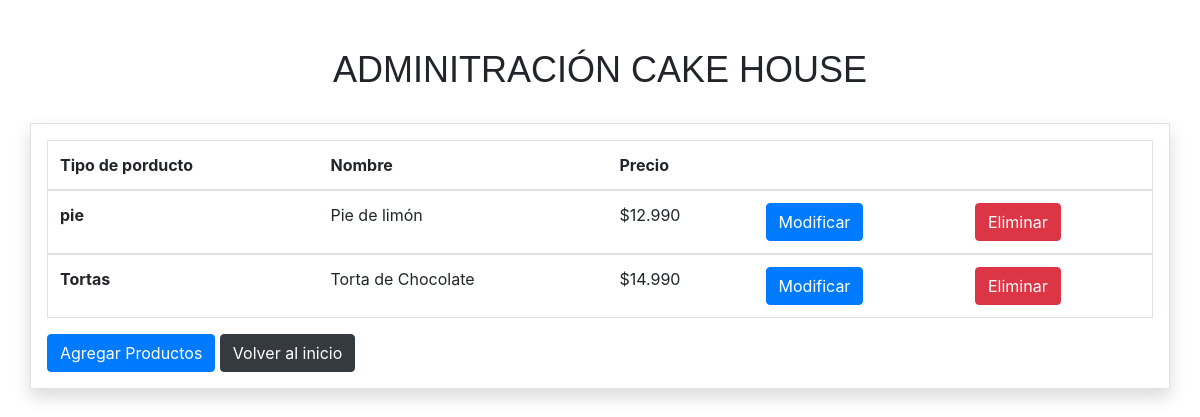
The page /productos/administracion on the database as committed earlier.
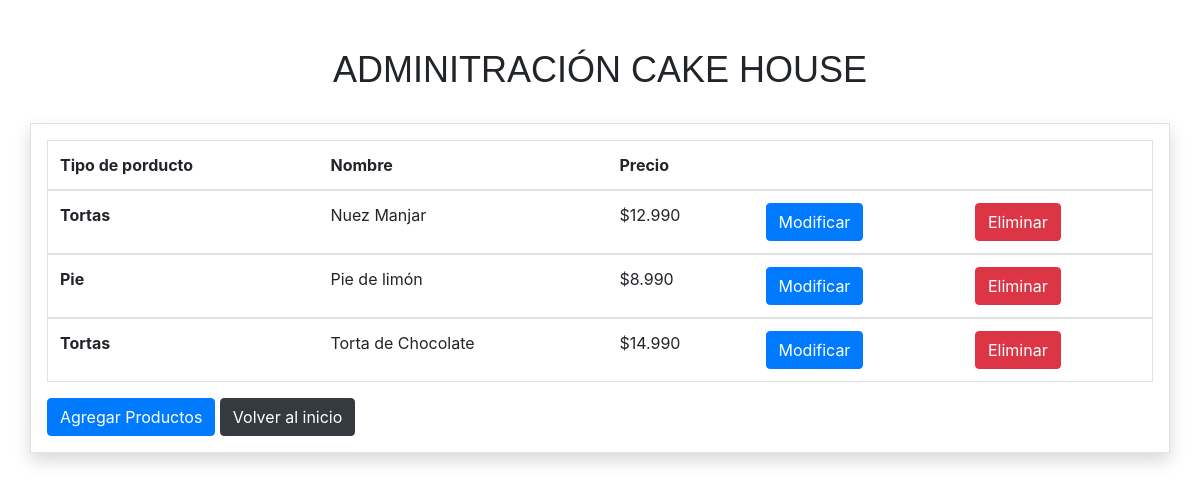
The same page on the database as committed later.
### productos/models.py (models this page shows, shortened)
class Producto(models.Model):
    tipo_producto = models.ForeignKey(Tipo_producto, on_delete=models.CASCADE)
    nombre= models.CharField(max_length=100,default='')
    precio = models.IntegerField(default=0)
    descripcion= models.CharField(max_length=600,default='')
    imagen = models.ImageField(upload_to="porductos", null= True)
    class Meta:
        permissions = (
            ('gerente', _('Es gerente')),
            ('cliente', _('Es cliente')),
        )

class Tipo_producto(models.Model):
    nombre = models.CharField(max_length=100,default='')
    def __str__(self):
        return self.nombre

### productos/views.py (the view)
# urls.py: path('administracion',views.administracion,name='administracion'),
def administracion(request):
    listado_clientes =Producto.objects.all()
    clientes ={'listado_clientes':listado_clientes }
    return render(request, 'productos/administracion.html',clientes)

### productos/templates/productos/administracion.html (shortened to what this page needs)
<!doctype html>
<html lang="en">
  <head>
    {% load static %}
    <link rel="stylesheet" type="text/css" href="{% static 'productos/css/bootstrap.min.css'%}">
  </head>
  <body>
    <h3 style="margin-top: 3rem; text-align: center; font-size: 36px;font-family:Impact, Haettenschweiler, 'Arial Narrow Bold', sans-serif ;" >ADMINITRACIÓN CAKE HOUSE</h3>
    <div class="container border shadow p-3 mb-5" style="margin-top:2rem;">
        <table class="table table-hover table-responsive-sm border">
            <thead>
              <tr>
                <th scope="col">Tipo de porducto</th>
                <th scope="col">Nombre</th>
                <th scope="col">Precio</th>
                <th></th>
                <th></th>
              </tr>
            </thead>
            <tbody>
    {%load humanize%}
            {%for p in listado_clientes %}
              <tr>
                <th scope="row">{{p.tipo_producto}}</th>
                <td>{{p.nombre}}</td>
                <td>${{p.precio|intcomma}}</td>
                <td><a href="{%url 'productos:modificar' p.id %}" type="button" class="btn btn-primary">Modificar</a></td>
                <td><a href="{%url 'productos:eliminar' p.id %}"type="button"  class="btn btn-danger">Eliminar</a></td>
              </tr>
            </tbody>
            {%endfor%}
          </table>
          <a href="{%url 'productos:agregar_producto'%}"type="button" class="btn btn-primary">Agregar Productos</a>
          <a href="{%url 'productos:index'%}"type="button" class="btn btn-dark">Volver al inicio</a>
    </div>
  </body>
</html>

Rows that differ between the two databases and show on the page:
removed Producto: tipo_producto "pie", nombre "Pie de limón", precio "12.990"
added Producto: tipo_producto "Tortas", nombre "Nuez Manjar", precio "12.990"
added Producto: tipo_producto "Pie", nombre "Pie de limón", precio "8.990"
